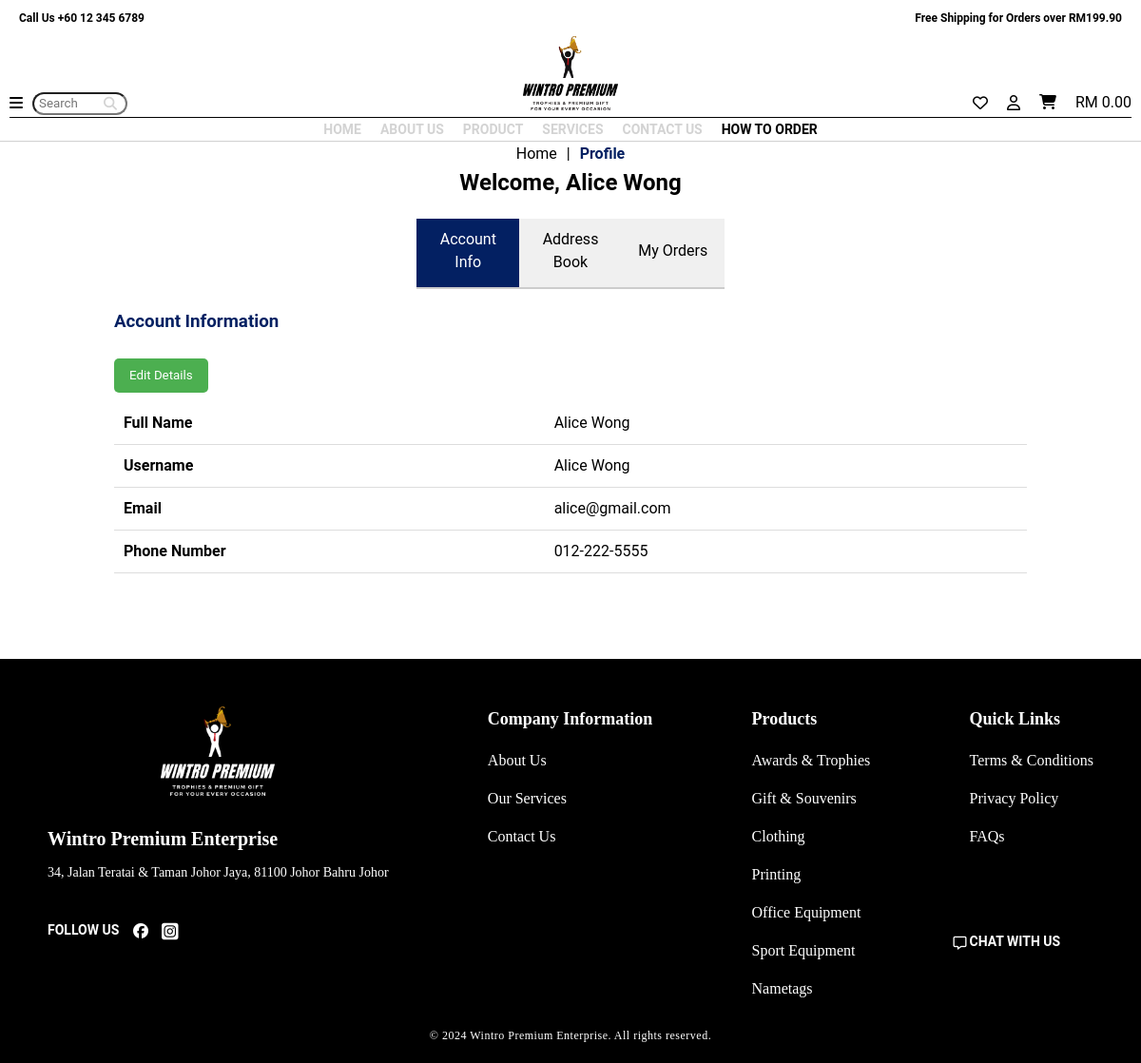
Screenshot of /app/Profile/profile.php (signed in) with the database file from the repository.
### tables this page shows
CREATE TABLE IF NOT EXISTS users (
    id INT AUTO_INCREMENT PRIMARY KEY,
    full_name VARCHAR(100) NOT NULL,
    username VARCHAR(60) NOT NULL,
    pwd VARCHAR(60) NOT NULL,
    email VARCHAR(60) NOT NULL,
    phone_number VARCHAR(15) NOT NULL,
    date_created TIMESTAMP DEFAULT CURRENT_TIMESTAMP,
    is_admin BOOLEAN NOT NULL DEFAULT FALSE
);

### app/Profile/profile.php (the view, shortened to what this page needs)
<?php
require_once '../includes/dbh-inc.php';
$userId = $_SESSION['user_id'];
try {
    $stmt = $pdo->prepare("SELECT * FROM users WHERE id = ?");
    $stmt->execute([$userId]);
    $user = $stmt->fetch(PDO::FETCH_ASSOC);
} catch (Exception $e) {
    $_SESSION['error'] = "An error occurred: " . $e->getMessage();
    error_log($e->getMessage());
}
?>
<!DOCTYPE html>
<html lang="en">
<head>
    <link id="stylesheet" rel="stylesheet" type="text/css" href="profile.css">
    <link rel="stylesheet" href="https://cdnjs.cloudflare.com/ajax/libs/font-awesome/6.7.1/css/all.min.css" />
    <link rel="stylesheet" href="https://cdn.jsdelivr.net/npm/swiper@11/swiper-bundle.min.css">
</head>
<body>
    <div class="container">
        <div class="header1">
            <div class="info1">
                <p>Call Us +60 12 345 6789</p>
            </div>
            <div class="info2">
                <p>Free Shipping for Orders over RM199.90</p>
            </div>
        </div>
        <div class="header2">
            <div class="search">
                <i class="fa-solid fa-bars"></i>
                <div class="input-container">
                    <input type="text" name="search" id="search" placeholder="Search">
                    <i class="fa-solid fa-magnifying-glass"></i>
                </div>
            </div>
            <div class="logo">
                <img src="image/wpLogo2.png" alt="logo">
            </div>
            <div class="icons">
                <i class="fa-regular fa-heart"></i>
                <i class="fa-regular fa-user"></i>
                <a href="../MyCart/myCart.php"><i class="fa-solid fa-cart-shopping"></i></a>
                <p>RM 0.00</p>
            </div>
        </div>
        <div class="navBar">
            <div class="navBtn">
                <li><a href="../Homepage/homepage.php">HOME</a></li>
                <li><a href="../AboutUs/aboutUs.html">ABOUT US</a></li>
                <li class="dropdown">
                    <a href="#" id="product-link">PRODUCT</a>
                </li>
                <li><a href="../Services/service.html">SERVICES</a></li>
                <li><a href="../ContactUs/ContactUs.php">CONTACT US</a></li>
                <li><a href="../HowToOrder/HowToOrder.html"><span>HOW TO ORDER</span></a></li>
            </div>
        </div>
    </div>
    <div class="smallNav">
        <ul>
            <li><a href="../Homepage/homepage.php">Home</a></li>
            <p>|</p>
            <li><a href="#"><span class="colored">Profile</span></a></li>
        </ul>
    </div>
    <div class="management-container">
        <h2>Welcome, <?php echo htmlspecialchars($user['full_name']); ?></h2>
        <div class="manage-account">
            <div class="account-bar">
                <button onclick="showSection('info')" class="active">Account Info</button>
                <button onclick="showSection('address')">Address Book</button>
                <button onclick="showSection('orders')">My Orders</button>
            </div>
            <div id="info-content" class="section">
                <h3>Account Information</h3>
                <button onclick="window.location.href='../includes/edit_info.php';" class="edit-btn">Edit Details</button>
                <table class="info-table">
                    <tr>
                        <th>Full Name</th>
                        <td><?php echo htmlspecialchars($user['full_name']) ?></td>
                    </tr>
                    <tr>
                        <th>Username</th>
                        <td><?php echo htmlspecialchars($user['full_name']); ?></td>
                    </tr>
                    <tr>
                        <th>Email</th>
                        <td><?php echo htmlspecialchars($user['email']); ?></td>
                    </tr>
                    <tr>
                        <th>Phone Number</th>
                        <td><?php echo htmlspecialchars($user['phone_number']); ?></td>
                    </tr>
                </table>
            </div>
        </div>
    </div>
    <footer>
        <div class="foot1">
            <div class="foot1-logo">
                <img src="image/wp_Logo1.png" alt="Footer-Logo">
            </div>
            <div class="company">
                <div class="CompanyName">
                    <p>Wintro Premium Enterprise</p>
                </div>
                <div class="CompanyAddress">
                    <p>34, Jalan Teratai & Taman Johor Jaya, 81100 Johor Bahru Johor</p>
                </div>
                <div class="followUs">
                    <p>FOLLOW US</p>
                    <i class="fa-brands fa-facebook"></i>
                    <i class="fa-brands fa-square-instagram"></i>
                </div>
            </div>
        </div>
        <div class="foot2">
            <div class="foot2-title">
                <p>Company Information</p>
            </div>
            <ul class="info-list">
                <li class="info">
                    <a href="../AboutUs/aboutUs.html">About Us</a>
                </li>
                <li class="info">
                    <a href="../Services/service.html">Our Services</a>
                </li>
                <li class="info">
                    <a href="../ContactUs/ContactUs.html">Contact Us</a>
                </li>
            </ul>
        </div>
        <div class="foot3">
            <div class="foot3-title">
                <p>Products</p>
            </div>
            <ul class="product-list">
                <li class="product">
                    <a href="#">Awards & Trophies</a>
                </li>
                <li class="product">
                    <a href="#">Gift & Souvenirs</a>
                </li>
                <li class="product">
                    <a href="#">Clothing</a>
                </li>
                <li class="product">
                    <a href="#">Printing</a>
                </li>
                <li class="product">
                    <a href="#">Office Equipment</a>
                </li>
                <li class="product">
                    <a href="#">Sport Equipment</a>
                </li>
                <li class="product">
                    <a href="#">Nametags</a>
                </li>
            </ul>
        </div>
        <div class="foot4">
            <div class="foot4-title">
                <p>Quick Links</p>
            </div>
            <ul class="links-list">
                <li class="link">
                    <a href="../Terms & Conditions/terms.html">Terms & Conditions</a>
                </li>
                <li class="link">
                    <a href="../Policy/policy.html">Privacy Policy</a>
                </li>
                <li class="link">
                    <a href="../FAQs/faqs.html">FAQs</a>
                </li>
            </ul>
            <div class="chatWithUs">
                <i class="fa-regular fa-message"></i>
                <a href="#">CHAT WITH US</a>
            </div>
        </div>
    </footer>
    <div class="footer-bottom">
        <p>© 2024 Wintro Premium Enterprise. All rights reserved.</p>
    </div>
</body>
</html>

### rows the page displays
users: full_name "Alice Wong", email "alice@gmail.com", phone_number "012-222-5555"
